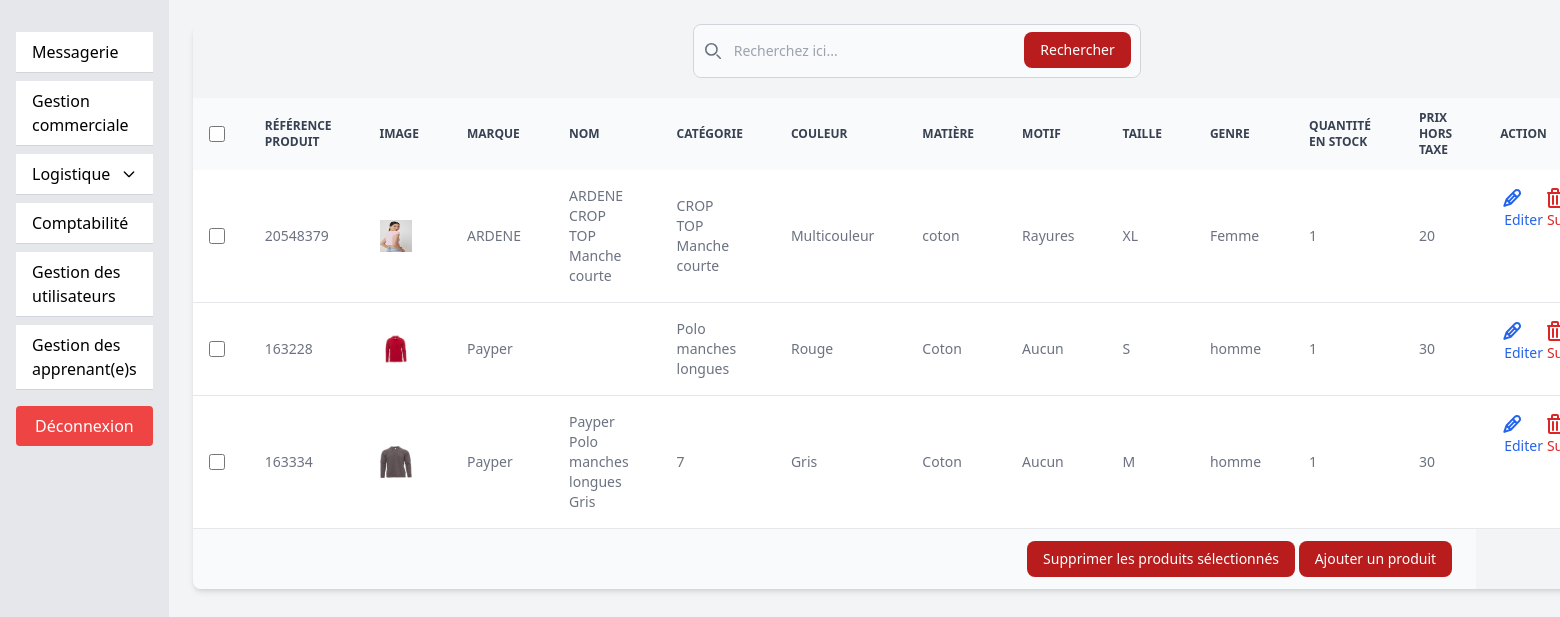
The page /back_office/products.php on the database as committed earlier.
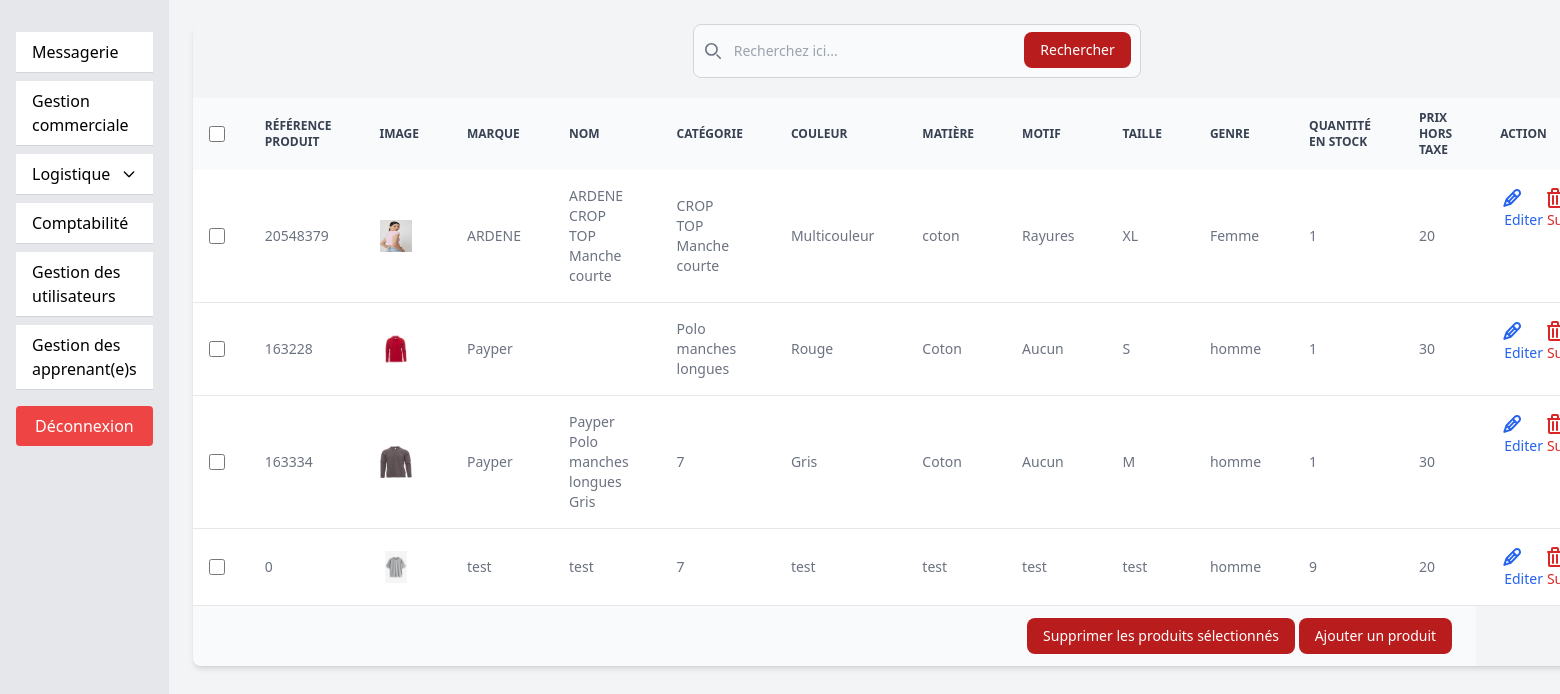
The same page on the database as committed later.
### tables this page shows
CREATE TABLE `products` (
  `id` int NOT NULL,
  `reference_produit` int NOT NULL,
  `marque` varchar(255) NOT NULL,
  `categorie` varchar(255) NOT NULL,
  `nom` varchar(255) NOT NULL,
  `couleur` varchar(255) NOT NULL,
  `matiere` varchar(255) NOT NULL,
  `motif` varchar(255) NOT NULL,
  `taille` varchar(255) NOT NULL,
  `genre` varchar(255) NOT NULL,
  `description` text NOT NULL,
  `stock` int NOT NULL,
  `prix` int NOT NULL,
  `image` varchar(255) NOT NULL
);

### src/back_office/products.php (the view, shortened to what the changed rows need)
<?php
require_once("../connect.php");
$sql = "SELECT * FROM products ORDER BY marque";
$query = $db->prepare($sql);
$query->execute();
$produits = $query->fetchAll(PDO::FETCH_ASSOC);
?>
<!doctype html>
<html lang="fr">
<head>
  <link rel="stylesheet" href="../styles/output.css">
  <link rel="stylesheet" href="../styles/reset.css">
</head>
<body class="flex min-h-screen bg-gray-100">
  <div class="flex-1 p-6">
    <div class="relative overflow-x-auto shadow-md sm:rounded-lg">
      <form action="deleteProduct.php" method="post">
        <table class="w-full text-sm text-left text-gray-500">
          <thead class="text-xs text-gray-700 uppercase bg-gray-50">
            <tr>
              <th scope="col" class="p-4">
                <div class="flex items-center">
                  <input id="checkbox-all-search" type="checkbox" class="w-4 h-4 text-blue-600 bg-gray-100 border-gray-300 rounded focus:ring-blue-500 focus:ring-2" onclick="toggleCheckboxes(this)">
                </div>
              </th>
              <th scope="col" class="px-6 py-3">Référence produit</th>
              <th scope="col" class="px-6 py-3">Image</th>
              <th scope="col" class="px-6 py-3">Marque</th>
              <th scope="col" class="px-6 py-3">Nom</th>
              <th scope="col" class="px-6 py-3">Catégorie</th>
              <th scope="col" class="px-6 py-3">Couleur</th>
              <th scope="col" class="px-6 py-3">Matière</th>
              <th scope="col" class="px-6 py-3">Motif</th>
              <th scope="col" class="px-6 py-3">Taille</th>
              <th scope="col" class="px-6 py-3">Genre</th>
              <th scope="col" class="px-6 py-3">Quantité en stock</th>
              <th scope="col" class="px-6 py-3">Prix hors taxe</th>
              <th scope="col" class="px-6 py-3">Action</th>
            </tr>
          </thead>
          <tbody>
            <?php if (empty($produits)) { ?>
              <tr class="bg-white border-b hover:bg-gray-50">
                <td colspan="13" class="px-6 py-4 text-center">Aucun produit enregistré.</td>
              </tr>
            <?php } else { ?>
              <?php foreach ($produits as $produit) { ?>
                <tr class="bg-white border-b hover:bg-gray-50">
                  <td class="w-4 p-4">
                    <div class="flex items-center">
                      <input name="<?=$produit["id"]?>" id="checkbox-table-search-<?=$produit["id"]?>" type="checkbox" class="w-4 h-4 text-blue-600 bg-gray-100 border-gray-300 rounded focus:ring-blue-500 focus:ring-2 product-checkbox">
                    </div>
                  </td>
                  <td class="px-6 py-4"><?=$produit["reference_produit"]?></td>
                  <td class="px-6 py-4">
                    <img src="<?=$produit["image"]?>" alt="photo de<?=$produit["reference_produit"]?>" class="w-8 h-8">
                  </td>
                  <td class="px-6 py-4"><?=$produit["marque"]?></td>
                  <td class="px-6 py-4"><?=$produit["nom"]?></td>
                  <td class="px-6 py-4"><?=$produit["categorie"]?></td>
                  <td class="px-6 py-4"><?=$produit["couleur"]?></td>
                  <td class="px-6 py-4"><?=$produit["matiere"]?></td>
                  <td class="px-6 py-4"><?=$produit["motif"]?></td>
                  <td class="px-6 py-4"><?=$produit["taille"]?></td>
                  <td class="px-6 py-4"><?=$produit["genre"]?></td>
                  <td class="px-6 py-4"><?=$produit["stock"]?></td>
                  <td class="px-6 py-4"><?=$produit["prix"]?></td>
                  <td class="flex items-center px-6 py-4 space-x-4">
                    <a href="edit_product.php?id=<?=$produit["id"]?>" class="text-blue-600 hover:underline">
                      <span class="ml-1">Editer</span>
                    </a>
                    <a href="deleteProduct.php?id=<?=$produit["id"]?>" class="text-red-600 hover:underline">
                      <span class="ml-1">Supprimer</span>
                    </a>
                  </td>
                </tr>
              <?php } ?>
          </tbody>
        </table>
        <?php } ?>
      </form>
    </div>
  </div>
</body>
</html>

Rows that differ between the two databases and show on the page:
added products: reference_produit "0", image (picture), marque "test", nom "test", categorie "7", couleur "test", matiere "test", motif "test", taille "test", genre "homme", stock "9", prix "20"
